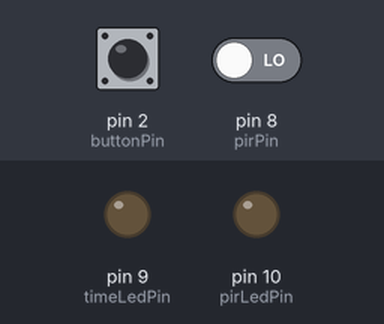
Simulated run of this sketch. Board: Arduino Uno, built with avr-gcc and run on an emulated ATmega328P. On the bench: output pins drawn as LEDs (lit = HIGH). The test bench sets the inputs (shaded band); at power-on: pin 2 (buttonPin) HIGH, pin 8 (pirPin) LOW.

Above: at 1.2 s.
1.3 s: pin 2 (buttonPin) pulled LOW for 0.15 s
At 2.66 s:
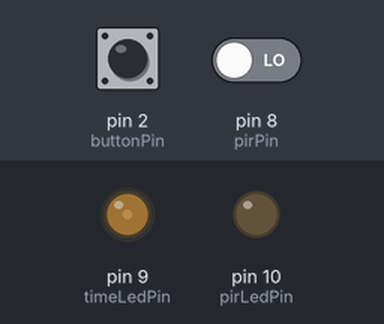
4.3 s: pin 8 (pirPin) driven HIGH
At 4.46 s:
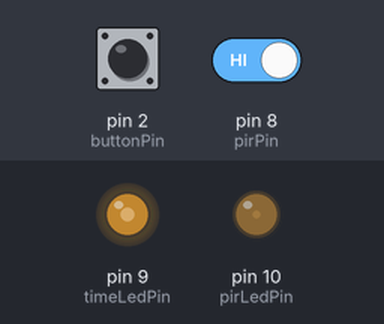
At 5.06 s:
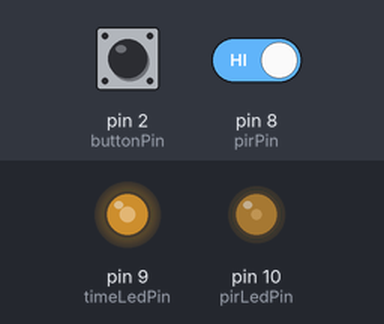
7.3 s: pin 8 (pirPin) driven LOW
Timing chart, 0 to 36.1 s (numbered marks = the images above; inputs shaded):
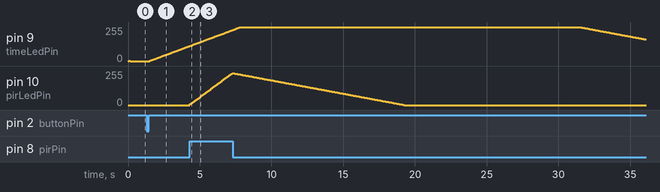

The sketch:

IntelliRoom.ino
```cpp
//PINS
int pirPin = 8;
int pirLedPin = 10;
int timeLedPin = 9;
int buttonPin = 2;

//OPTIONS
int pirLedMaxPwm = 255;
int timeLedMaxPwm = 255;

int timeLedUpSpeed = 2;
int timeLedDownSpeed = 1;
int pirLedUpSpeed = 4;
int pirLedDownSpeed = 1;

int timeLedIntervalToAdd = 30000;

//vars
int timeLedPwm = 0;
int timeLedTargetPwm = 0;
long tileLedEndTime = millis();
int pirLedPwm = 0;
int pirLedTargetPwm = 0;
int buttonWas = 0;
long buttonWhen = millis();

//funcs
void handleTimeLed();
void handleTimer();
void handlePirLed();
void handlePir();
void handleButton();
void onClick();

void setup() {
  pinMode(pirPin, INPUT);
  pinMode(timeLedPin, OUTPUT);
  pinMode(pirLedPin, OUTPUT);
  pinMode(buttonPin, INPUT_PULLUP);
}


void loop() {
  handleTimeLed();
  handleTimer();
  handlePir();
  handlePirLed();
  handleButton();
  delay(50);
}

void handleButton() {
  if (!digitalRead(buttonPin) && buttonWas == 0 && millis() - buttonWhen > 100) {

    onClick();

    buttonWas = 1;
  } else if (digitalRead(buttonPin)) {
    buttonWhen = millis();
    buttonWas = 0;
  }

}

void onClick() {
  if (tileLedEndTime < millis()) {
    tileLedEndTime = millis();
  }
  tileLedEndTime += timeLedIntervalToAdd;
}

void handleTimer() {
  if (tileLedEndTime < millis()) { //koniec czasu
    timeLedTargetPwm = 0;
  } else {
    timeLedTargetPwm = timeLedMaxPwm;
  }
}

void handleTimeLed() {
  if (timeLedPwm < timeLedTargetPwm) {
    timeLedPwm += timeLedUpSpeed;
    if (timeLedPwm > timeLedTargetPwm)timeLedPwm = timeLedTargetPwm;
    analogWrite(timeLedPin, timeLedPwm);
  } else if (timeLedPwm > timeLedTargetPwm) {
    timeLedPwm -= timeLedDownSpeed;
    if (timeLedPwm < timeLedTargetPwm)timeLedPwm = timeLedTargetPwm;
    analogWrite(timeLedPin, timeLedPwm);
  }
}

void handlePir() {
  if (digitalRead(pirPin)) {
    pirLedTargetPwm = pirLedMaxPwm;
  } else {
    pirLedTargetPwm = 0;
  }
}

void handlePirLed() {
  if (pirLedPwm < pirLedTargetPwm) {
    pirLedPwm += pirLedUpSpeed;
    if (pirLedPwm > pirLedTargetPwm) pirLedPwm = pirLedTargetPwm;
  } else if (pirLedPwm > pirLedTargetPwm) {
    pirLedPwm -= pirLedDownSpeed;
    if (pirLedPwm < pirLedTargetPwm) pirLedPwm = pirLedTargetPwm;
  }
  analogWrite(pirLedPin, pirLedPwm);
}
```

Measured:
- after the input at 1.3 s, pin 9 (timeLedPin): moves from 0/255 to 112/255 over 2.8 s, starting after 0.20 s
- after the input at 4.3 s, pin 10 (pirLedPin): moves from 0/255 to 240/255 over 3.0 s, starting at once
